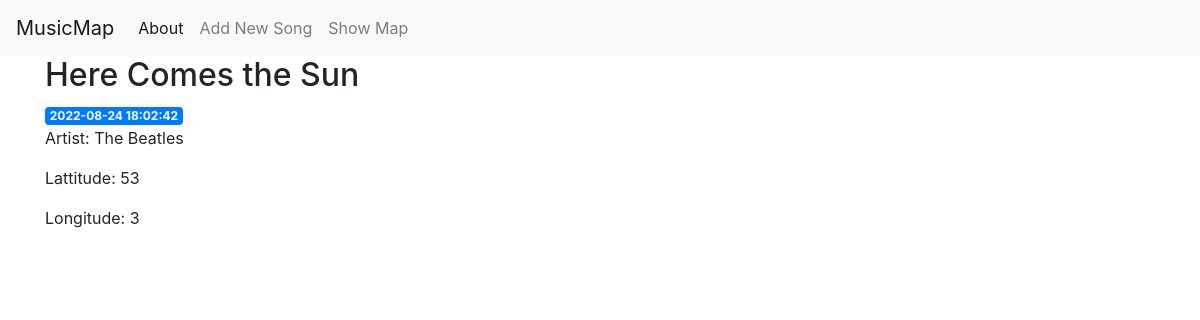
The page /1 on the database its author committed.
### tables this page shows
CREATE TABLE posts(
    id INTEGER PRIMARY KEY AUTOINCREMENT,
    created TIMESTAMP NOT NULL DEFAULT CURRENT_TIMESTAMP,
    title TEXT NOT NULL,
    content TEXT NOT NULL,
    lat INTEGER,
    lon INTEGER
);

### app.py (the view)
@app.route('/<int:post_id>')
def post(post_id):
    post = get_post(post_id)
    return render_template('post.html', post=post)

### app.py (called while the page is built)
def get_db_connection():
    conn = sqlite3.connect('database.db')
    conn.row_factory = sqlite3.Row
    return conn

def get_post(post_id):
    conn = get_db_connection()
    post = conn.execute('SELECT * FROM posts WHERE id = ?', (post_id,)).fetchone()
    conn.close()
    if post is None:
        abort(404)
    return post

### templates/post.html
{% extends 'base.html' %}
{% block content %}
	<h2>{% block title %} {{ post['title'] }} {% endblock %}</h2>
	<span class="badge badge-primary">{{ post['created'] }}</span>
	<p>Artist: {{ post['content'] }}</p>
	<p>Lattitude: {{ post['lat'] }}</p>
	<p>Longitude: {{ post['lon'] }}</p>
{% endblock %}

### rows shown on the page
posts: title "Here Comes the Sun", created "2022-08-24 18:02:42", content "The Beatles", lat "53", lon "3"
